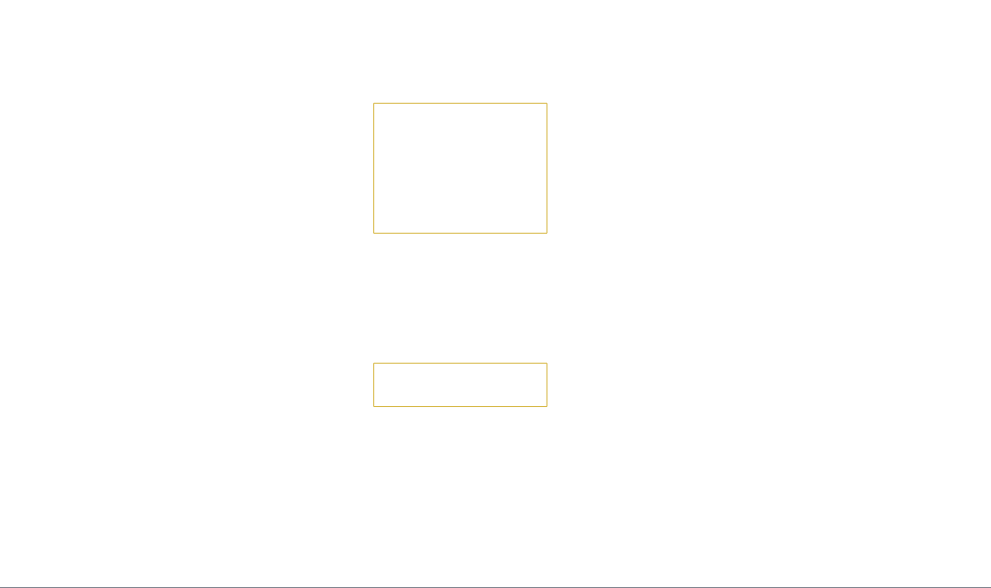

The Python source for this figure:
import shapefile						#mengimport modul shapefile
w=shapefile.Writer()					#mendeklarasikan fungsi writer
w.shapeType								#meng-apply type shape

w.field("kolom1","C")					#membuat kolom dengan menggunakan tipe data karakter
w.field("kolom2","C")

w.record("ngek","satu")					#mengisi record pada sebuah kolom yang sudah disiapkan		
w.record("crot","dua")



w.poly(parts=[[[1,3],[5,3], [5,2],[1,2], [1,3]]],shapeType=shapefile.POLYLINE)		#membuat koordinat menghasilkan bentuk 1 persegi
w.poly(parts=[[[1,6],[5,6], [5,9],[1,9], [1,6]]],shapeType=shapefile.POLYLINE)


w.save("soal9")							#untuk menyimpan file data dalam bentuk shp